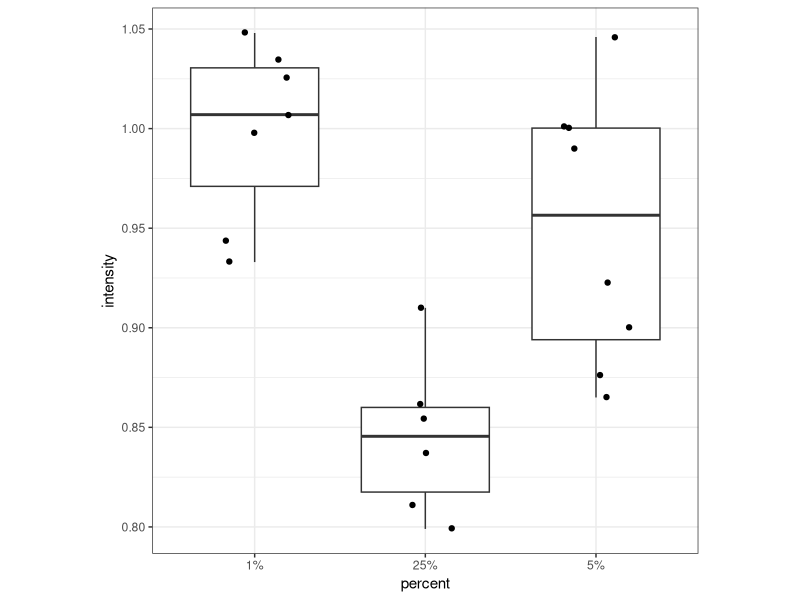

This figure's R source:
## ---- chunk 1
knitr::opts_chunk$set(
  echo = FALSE,
  fig.align = "center")
library(tidyverse)
## ---- chunk 2
farm1 <- c(18.0, 18.5, 18.9, 18.2, 17.9, 15.9, 16.8, 18.2, 17.3, 17.5, 17.7, 17.8, 17.1,
           17.0, 16.3)
farm2 <- c(14.3, 13.2, 17.3, 14.9, 16.4, 16.0, 18.6, 17.3, 15.5, 16.8, 15.7, 18.0, 15.2)
## ---- chunk 3
df1 <- data.frame(farm = "farm1", liver_weight = farm1)
df2 <- data.frame(farm = "farm2", liver_weight = farm2)
df <- rbind(df1, df2)
print(df)
## ---- chunk 4
df2 <- df %>%
  group_by(farm) %>%
  summarize(sample_mean = mean(liver_weight), sample_var = var(liver_weight))
print(df2)
## ---- chunk 5
egg_yolk_1_percent <- c(0.944, 1.048, 1.026, 1.007, 0.933, 0.998, 1.035)
egg_yolk_5_percent <- c(0.865, 1.000, 1.001, 0.900, 0.923, 0.876, 1.046, 0.990)
egg_yolk_25_percent <- c(0.811, 0.862, 0.910, 0.799, 0.837, 0.854)
## ---- chunk 6
df1 <- data.frame(percent = "1%", intensity = egg_yolk_1_percent)
df5 <- data.frame(percent = "5%", intensity = egg_yolk_5_percent)
df25 <- data.frame(percent = "25%", intensity = egg_yolk_25_percent)
df <- rbind(df1, df5, df25)
ggplot(df, aes(percent, intensity)) + 
  geom_boxplot() +
  geom_jitter(width = 0.2) +
  theme_bw() +
  theme(aspect.ratio = 1)
